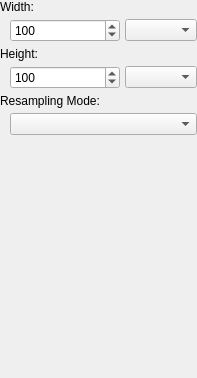
<?xml version="1.0" encoding="UTF-8"?>
<ui version="4.0">
 <class>FilterWidget</class>
 <widget class="QWidget" name="FilterWidget">
  <property name="geometry">
   <rect>
    <x>0</x>
    <y>0</y>
    <width>197</width>
    <height>378</height>
   </rect>
  </property>
  <property name="windowTitle">
   <string>Form</string>
  </property>
  <layout class="QVBoxLayout" name="verticalLayout" stretch="0,1">
   <property name="spacing">
    <number>0</number>
   </property>
   <property name="leftMargin">
    <number>0</number>
   </property>
   <property name="topMargin">
    <number>0</number>
   </property>
   <property name="rightMargin">
    <number>0</number>
   </property>
   <property name="bottomMargin">
    <number>0</number>
   </property>
   <item>
    <layout class="QVBoxLayout" name="verticalLayout_6">
     <property name="spacing">
      <number>5</number>
     </property>
     <item>
      <widget class="QLabel" name="label_3">
       <property name="text">
        <string>Width:</string>
       </property>
      </widget>
     </item>
     <item>
      <layout class="QHBoxLayout" name="horizontalLayout_2" stretch="1,0">
       <property name="spacing">
        <number>5</number>
       </property>
       <property name="leftMargin">
        <number>10</number>
       </property>
       <item>
        <widget class="QSpinBox" name="mSpinWidth">
         <property name="minimum">
          <number>1</number>
         </property>
         <property name="maximum">
          <number>1000</number>
         </property>
         <property name="value">
          <number>100</number>
         </property>
        </widget>
       </item>
       <item>
        <widget class="QComboBox" name="mComboWidthMode"/>
       </item>
      </layout>
     </item>
     <item>
      <widget class="QLabel" name="label_4">
       <property name="text">
        <string>Height:</string>
       </property>
      </widget>
     </item>
     <item>
      <layout class="QHBoxLayout" name="horizontalLayout_3" stretch="1,0">
       <property name="spacing">
        <number>5</number>
       </property>
       <property name="leftMargin">
        <number>10</number>
       </property>
       <item>
        <widget class="QSpinBox" name="mSpinHeight">
         <property name="minimum">
          <number>1</number>
         </property>
         <property name="maximum">
          <number>1000</number>
         </property>
         <property name="value">
          <number>100</number>
         </property>
        </widget>
       </item>
       <item>
        <widget class="QComboBox" name="mComboHeightMode"/>
       </item>
      </layout>
     </item>
     <item>
      <widget class="QLabel" name="label">
       <property name="text">
        <string>Resampling Mode:</string>
       </property>
      </widget>
     </item>
     <item>
      <layout class="QHBoxLayout" name="horizontalLayout">
       <property name="spacing">
        <number>1</number>
       </property>
       <property name="leftMargin">
        <number>10</number>
       </property>
       <item>
        <widget class="QComboBox" name="mComboResamplingMode"/>
       </item>
      </layout>
     </item>
    </layout>
   </item>
   <item>
    <spacer name="verticalSpacer">
     <property name="orientation">
      <enum>Qt::Vertical</enum>
     </property>
     <property name="sizeHint" stdset="0">
      <size>
       <width>0</width>
       <height>0</height>
      </size>
     </property>
    </spacer>
   </item>
  </layout>
 </widget>
 <resources/>
 <connections/>
</ui>
